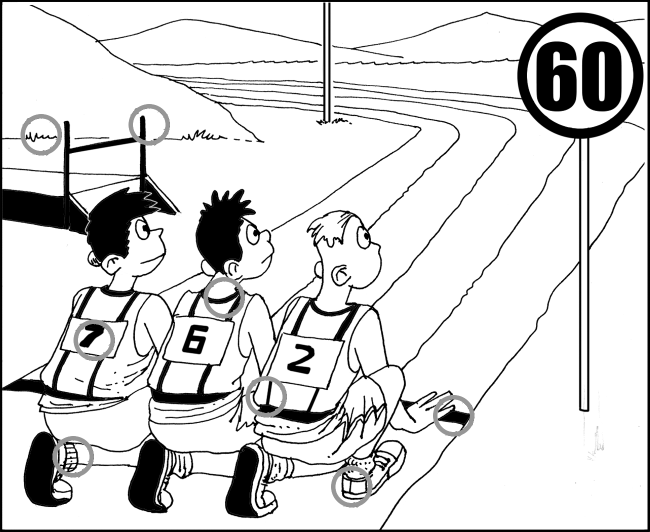
#> input picture test_S.png, 1299 x 1063 px (shown at 1/2 size)
$ python detect_gray_circles.py test_S.png out.png
#> lines starting #> are read from the running program, lines starting #| are printed output that depends on the picture; after the words box and inside, x2 and y2 are one past the last pixel; in counts of white or black regions, pixels touching at a corner belong together
### src/differences_detector/detector.py
"""Detect gray translucent difference markers in images."""

from __future__ import annotations

from dataclasses import dataclass
from os import PathLike
from pathlib import Path
from typing import TypeAlias

import cv2
import numpy as np

ImageInput: TypeAlias = str | PathLike[str] | np.ndarray


@dataclass(frozen=True)
class _Component:
    score: float
    x: int
    y: int
    w: int
    h: int
    area: int

    # Pixel centroid from connected components.
    centroid_x: float
    centroid_y: float

    # Geometric center from the component contour.
    # This is more stable for broken/uneven translucent circles.
    circle_x: float
    circle_y: float


def detect_difference_points(
    image: ImageInput,
    *,
    gray_min: int = 85,
    gray_max: int = 170,
    area_min: int | None = None,
    area_max: int | None = None,
    radius_min: int | None = None,
    radius_max: int | None = None,
    ring_width: int | None = None,
    score_threshold: float = 0.0,
    min_distance: int | None = None,
    expected_count: int = 8,
) -> list[tuple[int, int]]:
    """Return the center coordinates of gray translucent difference markers."""
    img = _load_image(image)
    gray = _to_grayscale(img)

    height, width = gray.shape[:2]
    scale = min(width, height) / 1063.0

    if radius_min is None:
        radius_min = max(10, round(30 * scale))

    if radius_max is None:
        radius_max = max(radius_min + 4, round(65 * scale))

    if min_distance is None:
        min_distance = max(14, round(radius_min * 1.25))

    if area_min is None:
        area_min = max(25, round(radius_min * radius_min * 0.30))

    if area_max is None:
        area_max = max(area_min + 1, round(radius_max * radius_max * 3.5))

    mask = _build_marker_mask(gray, gray_min=gray_min, gray_max=gray_max)

    components = _extract_components(
        mask,
        area_min=area_min,
        area_max=area_max,
        radius_min=radius_min,
        radius_max=radius_max,
    )

    return _select_points(
        components,
        expected_count=expected_count,
        min_distance=min_distance,
    )


def detect_gray_circles(image: ImageInput, **kwargs: object) -> list[tuple[int, int]]:
    """Backward-compatible alias for ``detect_difference_points``."""
    return detect_difference_points(image, **kwargs)


# [26 lines left out: function draw_detected_points, not called in this run]


def _build_marker_mask(
    gray: np.ndarray,
    *,
    gray_min: int,
    gray_max: int,
) -> np.ndarray:
    """Build a binary mask for mid-gray translucent markers."""
    mask = ((gray >= gray_min) & (gray <= gray_max)).astype(np.uint8) * 255

    # Removes thin drawing/grid lines while preserving marker blobs.
    kernel = np.ones((3, 3), dtype=np.uint8)
    mask = cv2.morphologyEx(mask, cv2.MORPH_OPEN, kernel)

    return mask


def _extract_components(
    mask: np.ndarray,
    *,
    area_min: int,
    area_max: int,
    radius_min: int,
    radius_max: int,
) -> list[_Component]:
    count, labels, stats, centroids = cv2.connectedComponentsWithStats(mask, 8)

    components: list[_Component] = []

    min_size = max(6, round(radius_min * 0.70))
    max_size = max(min_size + 1, round(radius_max * 2.6))

    for i in range(1, count):
        area = int(stats[i, cv2.CC_STAT_AREA])
        x = int(stats[i, cv2.CC_STAT_LEFT])
        y = int(stats[i, cv2.CC_STAT_TOP])
        w = int(stats[i, cv2.CC_STAT_WIDTH])
        h = int(stats[i, cv2.CC_STAT_HEIGHT])
        centroid_x, centroid_y = centroids[i]

        if not area_min <= area <= area_max:
            continue

        if w < min_size or h < min_size:
            continue

        if w > max_size or h > max_size:
            continue

        aspect = max(w, h) / max(1, min(w, h))
        if aspect > 2.35:
            continue

        fill_ratio = area / max(1, w * h)
        if not 0.10 <= fill_ratio <= 0.90:
            continue

        component_mask = (labels == i).astype(np.uint8) * 255

        contours, _ = cv2.findContours(
            component_mask,
            cv2.RETR_EXTERNAL,
            cv2.CHAIN_APPROX_SIMPLE,
        )

        if not contours:
            continue

        contour = max(contours, key=cv2.contourArea)
        (circle_x, circle_y), _ = cv2.minEnclosingCircle(contour)

        compactness_score = 1.0 / aspect
        score = float(area) * compactness_score

        components.append(
            _Component(
                score=score,
                x=x,
                y=y,
                w=w,
                h=h,
                area=area,
                centroid_x=float(centroid_x),
                centroid_y=float(centroid_y),
                circle_x=float(circle_x),
                circle_y=float(circle_y),
            )
        )

    return components


def _select_points(
    components: list[_Component],
    *,
    expected_count: int,
    min_distance: int,
) -> list[tuple[int, int]]:
    """Select the best component centers using simple NMS."""
    components = sorted(components, key=lambda component: component.score, reverse=True)

    selected: list[tuple[int, int]] = []

    for component in components:
        # Use the geometric contour center, not the pixel centroid.
        x = int(round(component.circle_x))
        y = int(round(component.circle_y))

        is_duplicate = False

        for selected_x, selected_y in selected:
            dx = x - selected_x
            dy = y - selected_y

            if dx * dx + dy * dy < min_distance * min_distance:
                is_duplicate = True
                break

        if is_duplicate:
            continue

        selected.append((x, y))

        if len(selected) == expected_count:
            break

    selected.sort(key=lambda point: (point[1], point[0]))
    return selected


def _load_image(image: ImageInput) -> np.ndarray:
    if isinstance(image, np.ndarray):
        if image.size == 0:
            raise ValueError("Image array is empty.")
        return image

    image_path = Path(image)
    img = cv2.imread(str(image_path))

    if img is None:
        raise FileNotFoundError(f"Could not load image: {image_path}")

    return img


def _to_grayscale(image: np.ndarray) -> np.ndarray:
    if image.ndim == 2:
        return image

    if image.ndim == 3 and image.shape[2] == 3:
        return cv2.cvtColor(image, cv2.COLOR_BGR2GRAY)

    if image.ndim == 3 and image.shape[2] == 4:
        return cv2.cvtColor(image, cv2.COLOR_BGRA2GRAY)

    raise ValueError(
        "Expected a grayscale, BGR, or BGRA image array; "
        f"received shape {image.shape}."
    )

### detect_gray_circles.py
"""
detect_gray_circles.py
----------------------
Detects gray circle markers in puzzle images and returns their center coordinates.

Usage:
    python detect_gray_circles.py <image_path>

Returns:
    List of (x, y) tuples with the center of each detected gray circle.
"""

import sys
from pathlib import Path

import cv2

sys.path.insert(0, str(Path(__file__).resolve().parent / "src"))

from differences_detector import detect_difference_points


def detect_gray_circles(
    image_path: str,
    gray_min: int = 120,
    gray_max: int = 215,
    area_min: int = 500,
    area_max: int = 50000,
) -> list[tuple[int, int]]:
    """
    Detect gray circle markers in an image and return their center coordinates.

    Parameters
    ----------
    image_path : str
        Path to the input image.
    gray_min : int
        Lower bound of the gray pixel range (0-255). Default: 120.
    gray_max : int
        Upper bound of the gray pixel range (0-255). Default: 215.
    area_min : int
        Minimum contour area to consider. Default: 500.
    area_max : int
        Maximum contour area to consider. Default: 50000.

    Returns
    -------
    list of (x, y) tuples
        Center coordinates of each detected gray circle,
        sorted top-to-bottom, left-to-right.
    """
    return detect_difference_points(
        image_path,
        gray_min=gray_min,
        gray_max=gray_max,
        area_min=area_min,
        area_max=area_max,
    )
#> in _load_image, img is the input picture: shape (1063, 1299, 3); min 0, max 255, mean 215.7
#> in _build_marker_mask, `mask = ((gray >= gray_min) & (gray <= gray_max)).astype(np.uint8) * 255`:
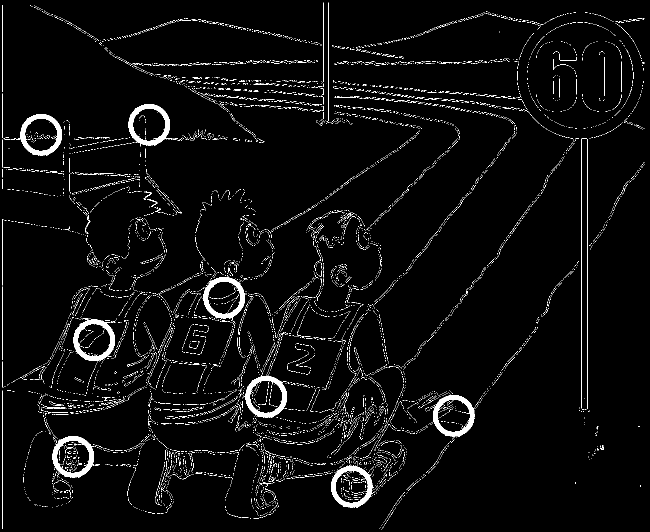
#> mask: shape (1063, 1299) (shown at 1/2 size); 3.4% white; 10316 white regions (10271 under 20 px), largest, box (x1, y1, x2, y2) and area: (147, 638, 230, 723) 2188, (105, 872, 188, 956) 2187, (257, 208, 345, 293) 2181
#> in _build_marker_mask, `mask = cv2.morphologyEx(mask, cv2.MORPH_OPEN, kernel)`:
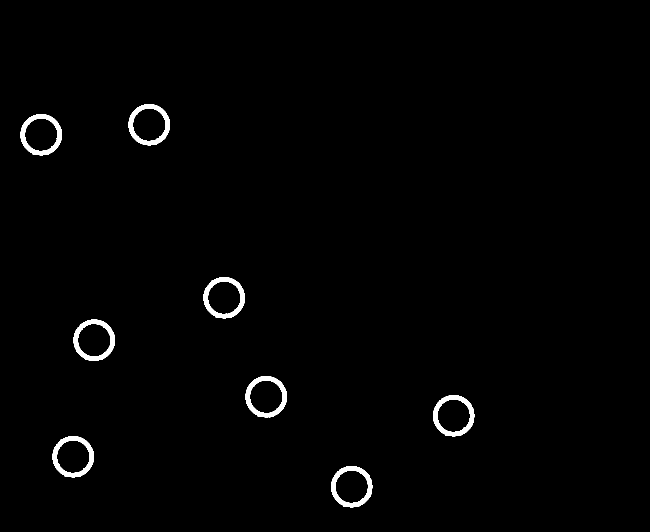
#> mask: shape (1063, 1299) (shown at 1/2 size); 1.2% white; 8 white regions, largest, box (x1, y1, x2, y2) and area: (105, 872, 188, 955) 2124, (662, 932, 745, 1015) 2118, (41, 228, 124, 311) 2116
#> in _extract_components, `count, labels, stats, centroids = cv2.connectedComponentsWithStats(mas..`: labels: shape (1063, 1299) int32; 9 distinct labels, from 0 to 8
#> in _extract_components, `count, labels, stats, centroids = cv2.connectedComponentsWithStats(mas..`: count = 9; stats = [[0, 0, 1299, 1063, 1363923], [257, 208, 83, 83, 2111], [41, 228, 83, 83, 2116], [407, 554, 83, 83, 2104], [147, 639, 83, 83, 2115], [491, 752, 83, 83, 2114], [866, 790, 83, 83, 2112], [105, 872, 83, 83, 2124], [662, 932, 83, 83, 2118]]; centroids = [[651.9, 529.4], [298, 249.1], [81.92, 269.1], [447.9, 595.1], [187.9, 680.1], [531.9, 793], [906.9, 831.1], [145.8, 913.2], [702.9, 973]]
#> the loop in _extract_components, `for i in range(1, count):` made 8 passes
#> (area, x, y, centroid_x, centroid_y, fill_ratio, circle_x, circle_y) on passes 1 to 8: (2111, 257, 208, 298, 249.1, 0.306, 297.9, 249.2), (2116, 41, 228, 81.92, 269.1, 0.307, 81.62, 269.4), (2104, 407, 554, 447.9, 595.1, 0.305, 447.7, 595.2), (2115, 147, 639, 187.9, 680.1, 0.307, 187.2, 680), (2114, 491, 752, 531.9, 793, 0.307, 532, 793.5), (2112, 866, 790, 906.9, 831.1, 0.307, 906.6, 831.4), (2124, 105, 872, 145.8, 913.2, 0.308, 145.5, 913.2), (2118, 662, 932, 702.9, 973, 0.307, 702.7, 973.1)
#> pass 1, in _extract_components, `component_mask = (labels == i).astype(np.uint8) * 255`:
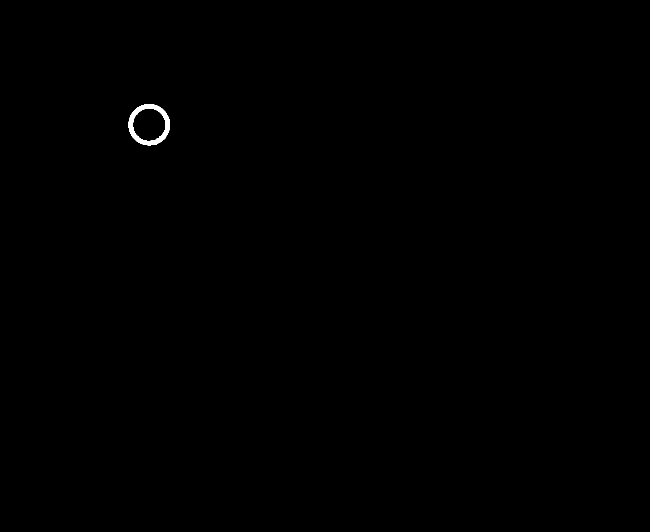
#> component_mask: shape (1063, 1299) (shown at 1/2 size); 0.15% white; 1 white region, box (x1, y1, x2, y2) and area: (257, 208, 340, 291) 2111
#> pass 2, in _extract_components, `component_mask = (labels == i).astype(np.uint8) * 255`:
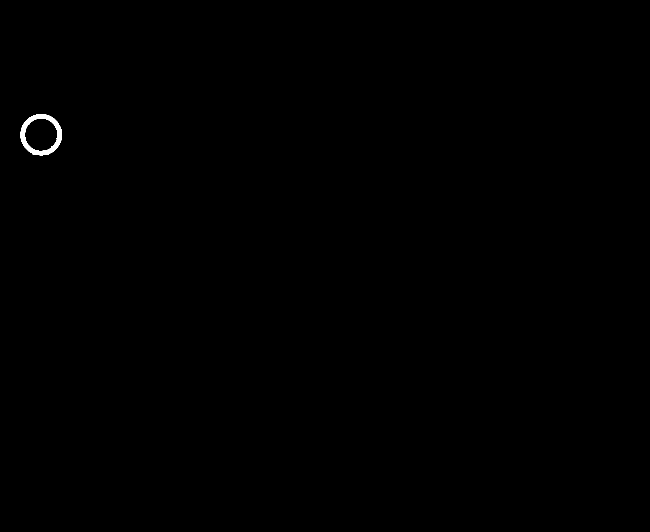
#> component_mask: shape (1063, 1299) (shown at 1/2 size); 0.15% white; 1 white region, box (x1, y1, x2, y2) and area: (41, 228, 124, 311) 2116
#> pass 3, in _extract_components, `component_mask = (labels == i).astype(np.uint8) * 255`:
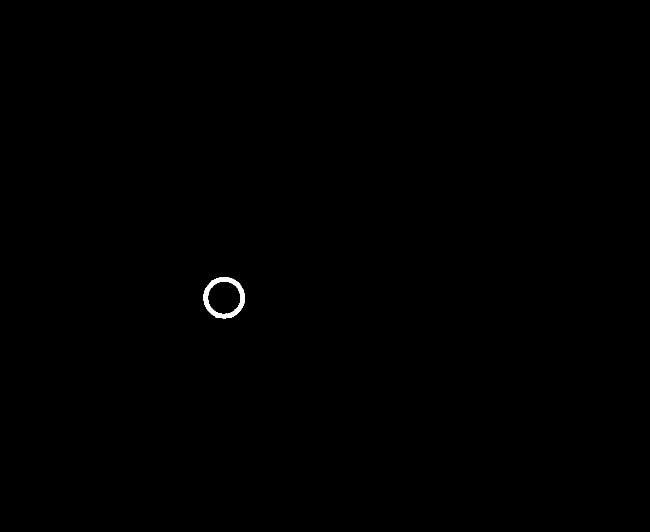
#> component_mask: shape (1063, 1299) (shown at 1/2 size); 0.15% white; 1 white region, box (x1, y1, x2, y2) and area: (407, 554, 490, 637) 2104
#> after the loop in _extract_components, `for i in range(1, count):`:
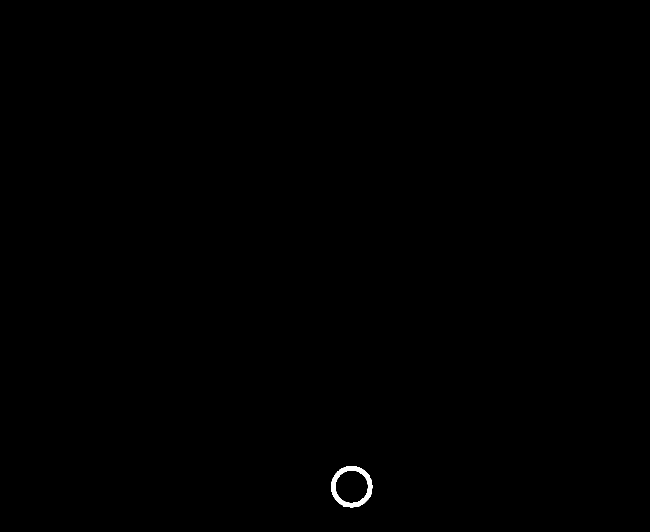
#> component_mask: shape (1063, 1299) (shown at 1/2 size); 0.15% white; 1 white region, box (x1, y1, x2, y2) and area: (662, 932, 745, 1015) 2118
#> after the loop in _extract_components, `for i in range(1, count):`: components = 8 items
#> the loop in _select_points, `for component in components:` made 8 passes
#> (x, y) on passes 1 to 8: (146, 913), (703, 973), (82, 269), (187, 680), (532, 793), (907, 831), (298, 249), (448, 595)
#> after the loop in _select_points, `for component in components:`: selected = [(146, 913), (703, 973), (82, 269), (187, 680), (532, 793), (907, 831), (298, 249), (448, 595)]


def visualize(image_path: str, circles: list[tuple[int, int]], output_path: str) -> None:
    """Draw detected circles on the image and save the result."""
    img = cv2.imread(image_path)
    for i, (cx, cy) in enumerate(circles):
        cv2.circle(img, (cx, cy), 50, (0, 0, 255), 3)
        cv2.circle(img, (cx, cy), 6, (0, 255, 0), -1)
        cv2.putText(
            img, str(i + 1), (cx + 12, cy - 12),
            cv2.FONT_HERSHEY_SIMPLEX, 1.2, (0, 0, 255), 3,
        )
    cv2.imwrite(output_path, img)
    print(f"Visualization saved to: {output_path}")


# ---------------------------------------------------------------------------
# CLI entry point
# ---------------------------------------------------------------------------
if __name__ == "__main__":
    if len(sys.argv) < 2:
        print("Usage: python detect_gray_circles.py <image_path> [output_path]")
        sys.exit(1)

    image_path = sys.argv[1]
    output_path = sys.argv[2] if len(sys.argv) > 2 else "detected_circles.png"

    centers = detect_gray_circles(image_path)
#> centers = [(298, 249), (82, 269), (448, 595), (187, 680), (532, 793), (907, 831), (146, 913), (703, 973)]

    print(f"\nDetected {len(centers)} gray circle(s):")
#| Detected 8 gray circle(s):
    for i, (x, y) in enumerate(centers):
        print(f"  Circle {i + 1}: ({x}, {y})")
#> this loop made 8 passes
#|   Circle 1: (298, 249)
#|   Circle 2: (82, 269)
#|   Circle 3: (448, 595)
#|   Circle 4: (187, 680)
#|   Circle 5: (532, 793)
#|   Circle 6: (907, 831)
#|   Circle 7: (146, 913)
#|   Circle 8: (703, 973)

    print(f"\nAs array: {centers}")
#| As array: [(298, 249), (82, 269), (448, 595), (187, 680), (532, 793), (907, 831), (146, 913), (703, 973)]

    visualize(image_path, centers, output_path)
#> the loop in visualize, `for i, (cx, cy) in enumerate(circles):` made 8 passes
#> after the loop in visualize, `for i, (cx, cy) in enumerate(circles):`:
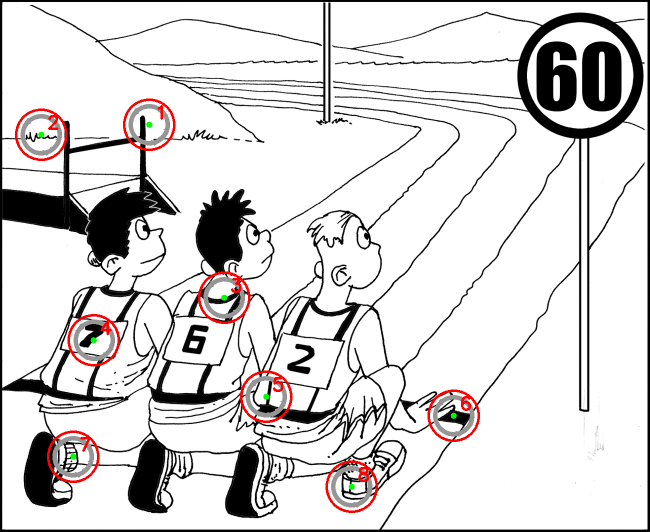
#> img: shape (1063, 1299, 3) (shown at 1/2 size); 1.15% of pixels changed, all inside (x1, y1, x2, y2) = (30, 197, 960, 1026)
